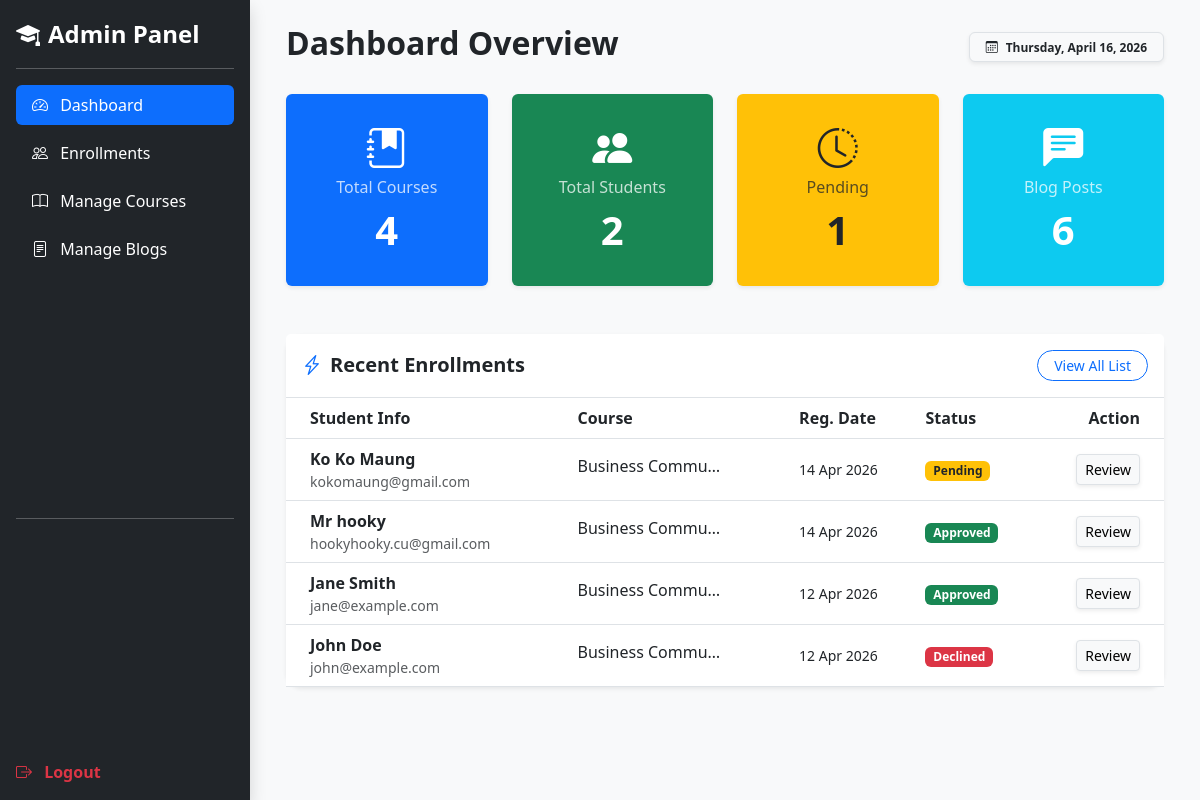
/admin/index.php (signed in), run on the app's committed database.
### tables this page shows
CREATE TABLE `enrollments` (
  `id` int(11) NOT NULL,
  `student_name` varchar(255) NOT NULL,
  `student_email` varchar(255) NOT NULL,
  `phone` varchar(50) NOT NULL,
  `course_id` int(11) NOT NULL,
  `payment_slip` varchar(255) DEFAULT NULL,
  `status` enum('Pending','Approved','Declined') DEFAULT 'Pending',
  `created_at` timestamp NOT NULL DEFAULT current_timestamp()
);

CREATE TABLE `courses` (
  `id` int(11) NOT NULL,
  `category_id` int(11) NOT NULL,
  `title` varchar(255) NOT NULL,
  `description` text NOT NULL,
  `price` decimal(10,2) NOT NULL,
  `duration` varchar(50) NOT NULL,
  `image_path` varchar(255) DEFAULT NULL,
  `created_at` timestamp NOT NULL DEFAULT current_timestamp()
);

### admin/index.php (the view, shortened to what this page needs)
<?php
include '../includes/db_connect.php';
try {
    $total_courses = $pdo->query("SELECT COUNT(*) FROM courses")->fetchColumn();
    $total_students = $pdo->query("SELECT COUNT(*) FROM enrollments WHERE status = 'Approved'")->fetchColumn();
    $pending_count = $pdo->query("SELECT COUNT(*) FROM enrollments WHERE status = 'Pending'")->fetchColumn();
    $total_blogs = $pdo->query("SELECT COUNT(*) FROM blog_posts")->fetchColumn();
    $recent_query = "SELECT e.*, c.title as course_title
                     FROM enrollments e
                     LEFT JOIN courses c ON e.course_id = c.id
                     ORDER BY e.id DESC LIMIT 5";
    $recent_enrollments = $pdo->query($recent_query)->fetchAll();
} catch (PDOException $e) {
    die("<div class='alert alert-danger'>Database Connection Error: " . $e->getMessage() . "</div>");
}
include 'header.php';
?>
<div class="d-flex justify-content-between align-items-center mb-4">
    <h2 class="fw-bold text-dark">Dashboard Overview</h2>
    <div class="badge bg-light text-dark shadow-sm p-2 px-3 border">
        <i class="bi bi-calendar3 me-2"></i><?php echo date('l, F j, Y'); ?>
    </div>
</div>
<div class="row g-4 mb-5">
    <div class="col-md-3">
        <div class="card bg-primary text-white border-0 shadow-sm h-100">
            <div class="card-body p-4 text-center">
                <i class="bi bi-journal-bookmark-fill fs-1 mb-2"></i>
                <h6 class="card-title opacity-75">Total Courses</h6>
                <h2 class="display-6 fw-bold"><?php echo number_format($total_courses); ?></h2>
            </div>
        </div>
    </div>
    <div class="col-md-3">
        <div class="card bg-success text-white border-0 shadow-sm h-100">
            <div class="card-body p-4 text-center">
                <i class="bi bi-people-fill fs-1 mb-2"></i>
                <h6 class="card-title opacity-75">Total Students</h6>
                <h2 class="display-6 fw-bold"><?php echo number_format($total_students); ?></h2>
            </div>
        </div>
    </div>
    <div class="col-md-3">
        <div class="card bg-warning text-dark border-0 shadow-sm h-100">
            <div class="card-body p-4 text-center">
                <i class="bi bi-clock-history fs-1 mb-2"></i>
                <h6 class="card-title opacity-75">Pending</h6>
                <h2 class="display-6 fw-bold"><?php echo number_format($pending_count); ?></h2>
            </div>
        </div>
    </div>
    <div class="col-md-3">
        <div class="card bg-info text-white border-0 shadow-sm h-100">
            <div class="card-body p-4 text-center">
                <i class="bi bi-chat-left-text-fill fs-1 mb-2"></i>
                <h6 class="card-title opacity-75">Blog Posts</h6>
                <h2 class="display-6 fw-bold"><?php echo number_format($total_blogs); ?></h2>
            </div>
        </div>
    </div>
</div>
<div class="row">
    <div class="col-12">
        <div class="card border-0 shadow-sm rounded-4">
            <div class="card-header bg-white py-3 d-flex justify-content-between align-items-center border-bottom">
                <h5 class="mb-0 fw-bold"><i class="bi bi-lightning-charge me-2 text-primary"></i>Recent Enrollments</h5>
                <a href="enrollments.php" class="btn btn-sm btn-outline-primary rounded-pill px-3">View All List</a>
            </div>
            <div class="card-body p-0">
                <div class="table-responsive">
                    <table class="table table-hover align-middle mb-0">
                        <thead class="bg-light">
                            <tr>
                                <th class="ps-4">Student Info</th>
                                <th>Course</th>
                                <th>Reg. Date</th>
                                <th>Status</th>
                                <th class="pe-4 text-end">Action</th>
                            </tr>
                        </thead>
                        <tbody>
                            <?php if (count($recent_enrollments) > 0): ?>
                                <?php foreach ($recent_enrollments as $row):
                                    $status_badge = [
                                        'Pending' => 'bg-warning text-dark',
                                        'Approved' => 'bg-success',
                                        'Declined' => 'bg-danger'
                                    ][$row['status']];
                                ?>
                                <tr>
                                    <td class="ps-4">
                                        <div class="fw-bold"><?php echo htmlspecialchars($row['student_name']); ?></div>
                                        <div class="small text-muted"><?php echo htmlspecialchars($row['student_email']); ?></div>
                                    </td>
                                    <td><span class="text-truncate d-inline-block" style="max-width: 150px;"><?php echo htmlspecialchars($row['course_title'] ?? 'N/A'); ?></span></td>
                                    <td class="small"><?php echo date('d M Y', strtotime($row['created_at'])); ?></td>
                                    <td><span class="badge <?php echo $status_badge; ?>"><?php echo $row['status']; ?></span></td>
                                    <td class="pe-4 text-end">
                                        <a href="enrollments.php" class="btn btn-sm btn-light border shadow-sm">Review</a>
                                    </td>
                                </tr>
                                <?php endforeach; ?>
                            <?php endif; ?>
                        </tbody>
                    </table>
                </div>
            </div>
        </div>
    </div>
</div>
<?php include 'footer.php'; ?>

### admin/header.php (style rules this page uses)
body { background-color: #f8f9fa; overflow-x: hidden; }

### data on the page
enrollments: student_name "Ko Ko Maung", student_email "kokomaung@gmail.com", course.title "Business Commu…", created_at "14 Apr 2026", status "Pending"
enrollments: student_name "Mr hooky", student_email "hookyhooky.cu@gmail.com", course.title "Business Commu…", created_at "14 Apr 2026", status "Approved"
enrollments: student_name "Jane Smith", student_email "jane@example.com", course.title "Business Commu…", created_at "12 Apr 2026", status "Approved"
enrollments: student_name "John Doe", student_email "john@example.com", course.title "Business Commu…", created_at "12 Apr 2026", status "Declined"

### other printed values
$total_courses "4"
$total_students "2"
$pending_count "1"
$total_blogs "6"
